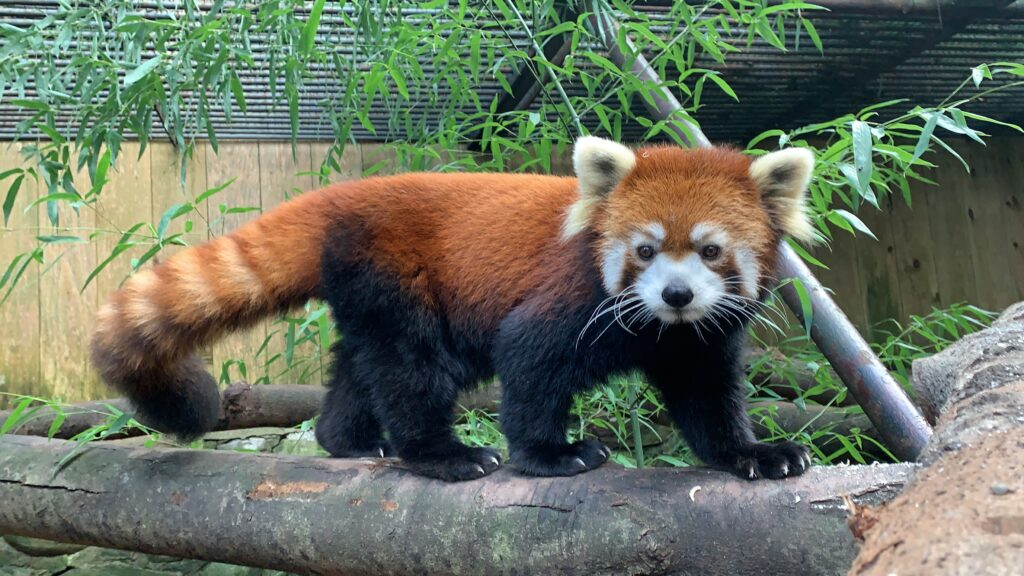
#> input picture panda.jpg, 1024 x 576 px
$ python main.py
#> lines starting #> are read from the running program, lines starting #| are printed output that depends on the picture
import numpy as np
from skimage import io
from scipy.ndimage import convolve
from skimage.color import rgb2gray
import matplotlib.pyplot as plt


def laplace_operator():
    image = io.imread("circle.jpg")
    laplace_filter = np.array([[0, 1, 0], [1, -4, 1], [0, 1, 0]])
    filtered_image = np.dstack([
        convolve(image[:, :, channel], laplace_filter, mode="constant", cval=0.0)
        for channel in range(3)
    ])
    return filtered_image


def sobel_operator():
    image = io.imread("circle.jpg")
    sobel_filter = np.array([[1, 0, -1], [2, 0, -2], [1, 0, -1]])
    filtered_image = np.dstack([
        convolve(image[:, :, channel], sobel_filter, mode="constant", cval=0.0)
        for channel in range(3)
    ])
    return filtered_image


def gauss_kernel():
    image = io.imread("panda.jpg")
    mean_filter = np.array([[1, 2, 1], [1, 4, 1], [1, 2, 1]]) / 16
    filtered_image = np.dstack([
        convolve(image[:, :, channel], mean_filter, mode="constant", cval=0.0)
        for channel in range(3)
    ])
    return filtered_image


def averaging_kernel():
    image = io.imread("panda.jpg")
    mean_filter = np.ones([9, 9]) / (9 ** 2)
    filtered_image = np.dstack([
        convolve(image[:, :, channel], mean_filter, mode="constant", cval=0.0)
        for channel in range(3)
    ])
    return filtered_image


def sharpening():
    image = io.imread("panda.jpg")
#> image is the input picture: shape (576, 1024, 3); mean R, G, B 105.6, 113.5, 97.1
    mean_filter = np.array([[0, -1, 0], [-1, 5, -1], [0, -1, 0]])
    mean_filter = mean_filter / mean_filter.sum()
    image = rgb2gray(image)
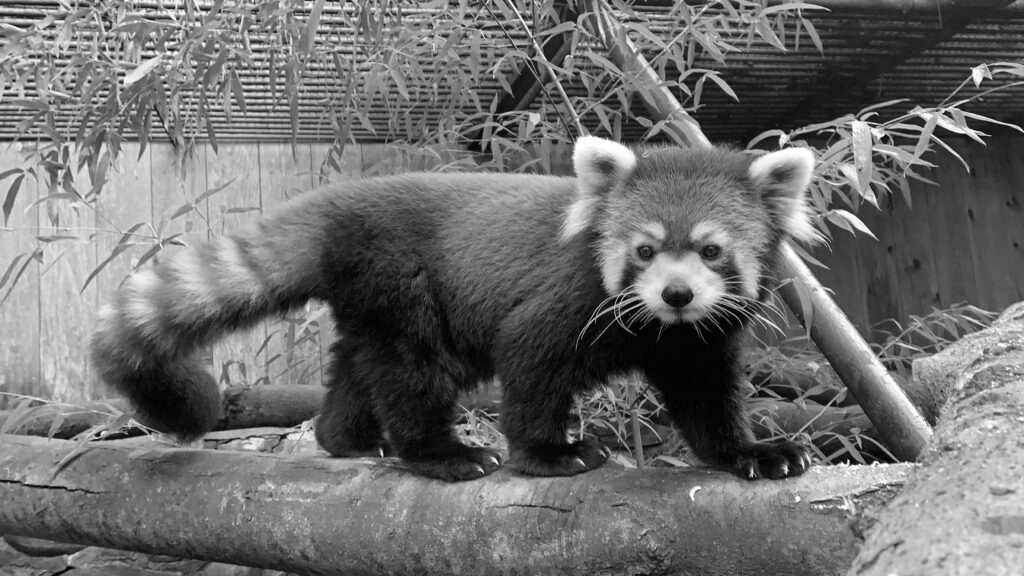
#> image: shape (576, 1024) float64; min 0.00113, max 1, mean 0.434
    filtered_image = convolve(image, mean_filter, mode="constant", cval=0.0)
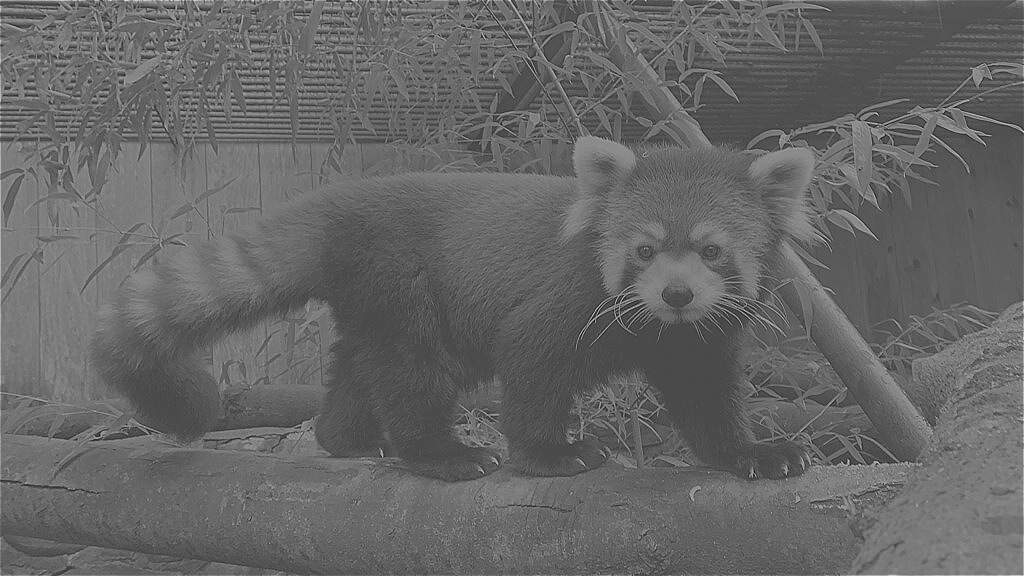
#> filtered_image: shape (576, 1024) float64; min -1.1, max 2.73, mean 0.436; drawn with min black and max white
    filtered_image = filtered_image - filtered_image.min()
    filtered_image = filtered_image / filtered_image.max()
    return filtered_image


# [5 lines of commented-out code are left out]
io.imshow(sharpening(), cmap="Greys")
plt.show()

$ run again, with panda_bnw.jpg copied over panda.jpg
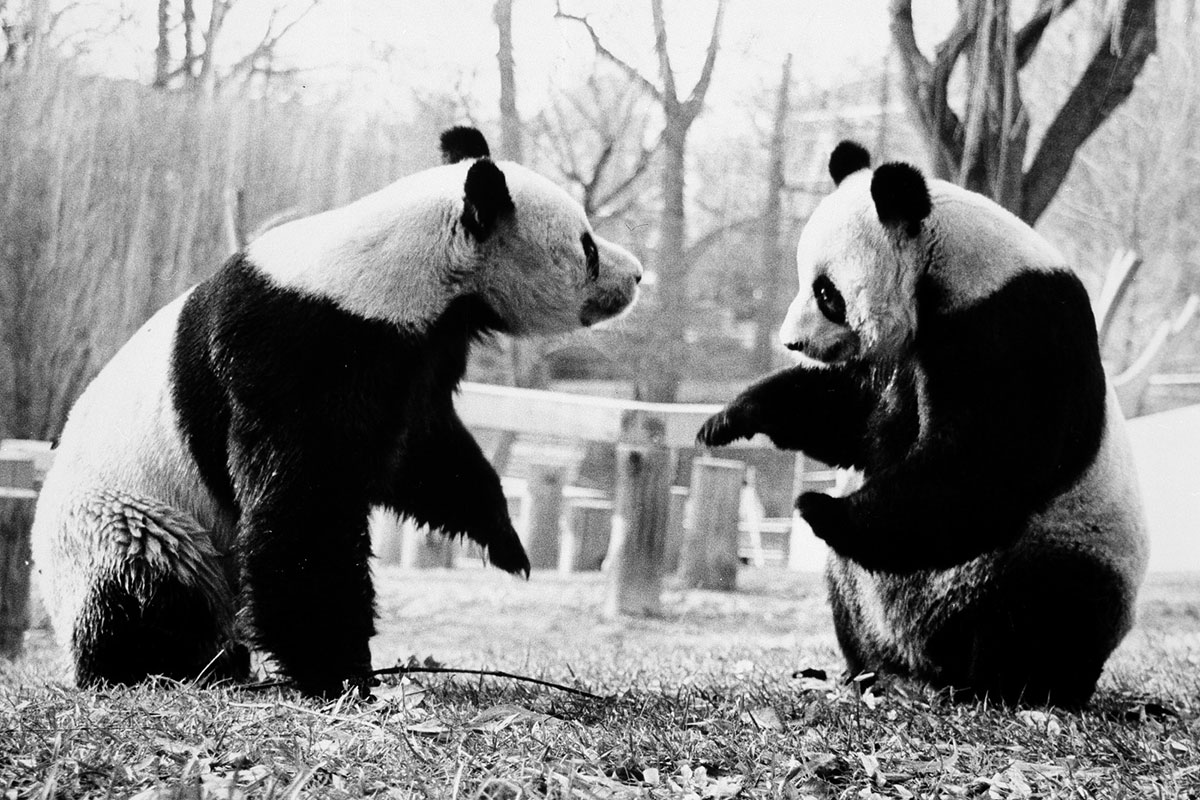
#> input picture panda_bnw.jpg, 1200 x 800 px
#> in sharpening, image is the input picture: shape (800, 1200, 3); min 0, max 255, mean 135.2
#> image: shape (800, 1200) float64
#> in sharpening, `filtered_image = convolve(image, mean_filter, mode="constant", cval=0.0)`:
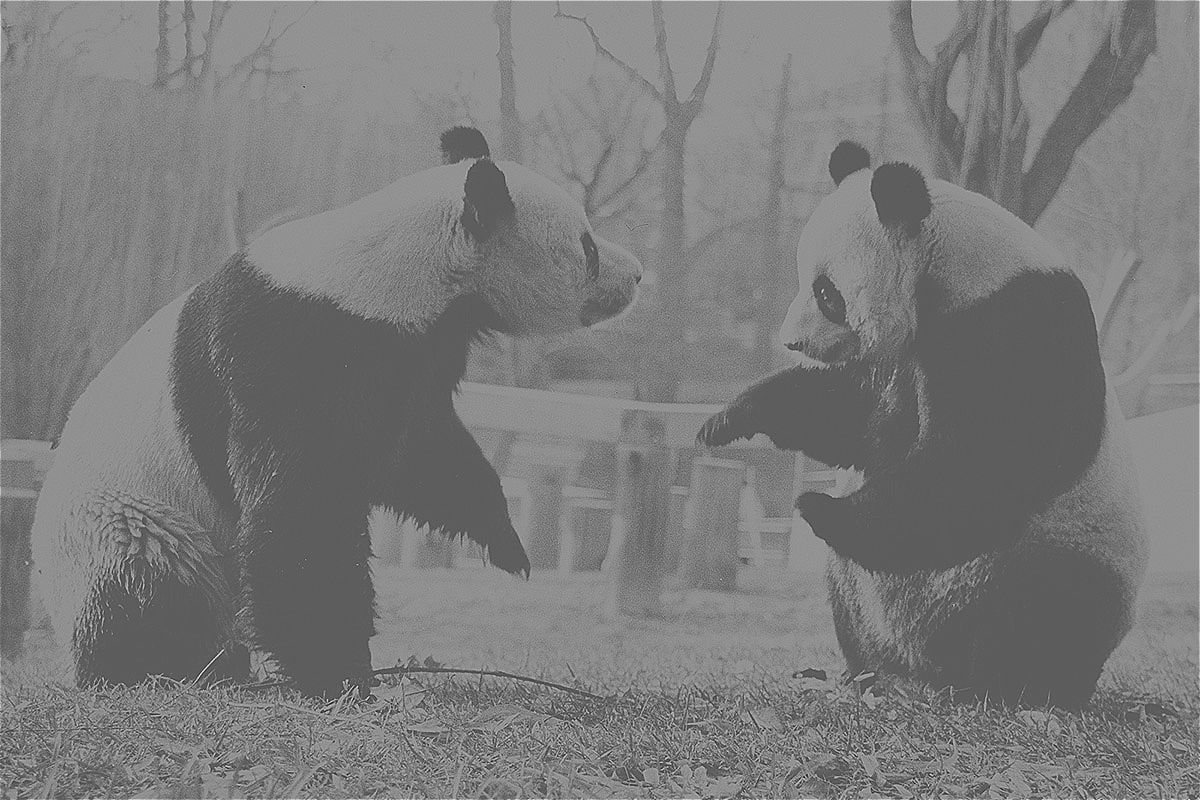
#> filtered_image: shape (800, 1200) float64; min -1.64, max 2.86, mean 0.533; drawn with min black and max white
